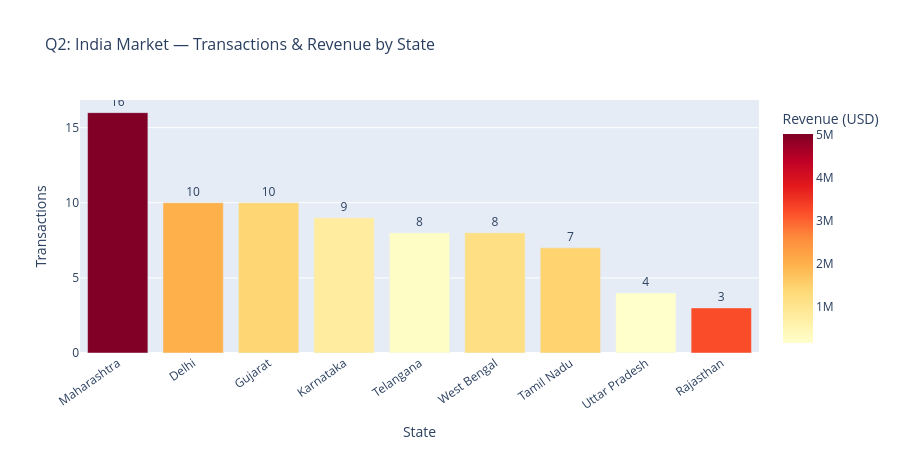

Here is the notebook cell this chart was saved with:
### Code cell
fig3 = px.bar(
    india_state,
    x='state',
    y='transactions',
    color='revenue_usd',
    color_continuous_scale='YlOrRd',
    title='Q2: India Market — Transactions & Revenue by State',
    labels={
        'state':        'State',
        'transactions': 'Transactions',
        'revenue_usd':  'Revenue (USD)'
    },
    text='transactions'
)

fig3.update_traces(textposition='outside')
fig3.update_layout(
    xaxis_tickangle=-35,
    height=450,
    title_font_size=16
)
fig3.show()

### Figure 1 — Plotly figure (JSON) as saved in the notebook; plotly's stock layout.template omitted (floating-point values rounded to 4 significant figures)
{"data": [{"hovertemplate": "State=%{x}<br>Transactions=%{text}<br>Revenue (USD)=%{marker.color}<extra></extra>", "legendgroup": "", "marker": {"color": [5024000.0, 2014000.0, 1416000.0, 778400.0, 230300.0, 1181000.0, 1461000.0, 151100.0, 3219000.0], "coloraxis": "coloraxis", "pattern": {"shape": ""}}, "name": "", "orientation": "v", "showlegend": false, "text": [16.0, 10.0, 10.0, 9.0, 8.0, 8.0, 7.0, 4.0, 3.0], "textposition": "outside", "type": "bar", "x": ["Maharashtra", "Delhi", "Gujarat", "Karnataka", "Telangana", "West Bengal", "Tamil Nadu", "Uttar Pradesh", "Rajasthan"], "xaxis": "x", "y": [16, 10, 10, 9, 8, 8, 7, 4, 3], "yaxis": "y"}], "layout": {"barmode": "relative", "coloraxis": {"autocolorscale": false, "colorbar": {"title": {"text": "Revenue (USD)"}}, "colorscale": [[0, "rgb(255,255,204)"], [0.125, "rgb(255,237,160)"], [0.25, "rgb(254,217,118)"], [0.375, "rgb(254,178,76)"], [0.5, "rgb(253,141,60)"], [0.625, "rgb(252,78,42)"], [0.75, "rgb(227,26,28)"], [0.875, "rgb(189,0,38)"], [1, "rgb(128,0,38)"]]}, "height": 450, "legend": {"tracegroupgap": 0}, "title": {"font": {"size": 16}, "text": "Q2: India Market — Transactions & Revenue by State"}, "xaxis": {"anchor": "y", "domain": [0, 1], "tickangle": -35, "title": {"text": "State"}}, "yaxis": {"anchor": "x", "domain": [0, 1], "title": {"text": "Transactions"}}}}
